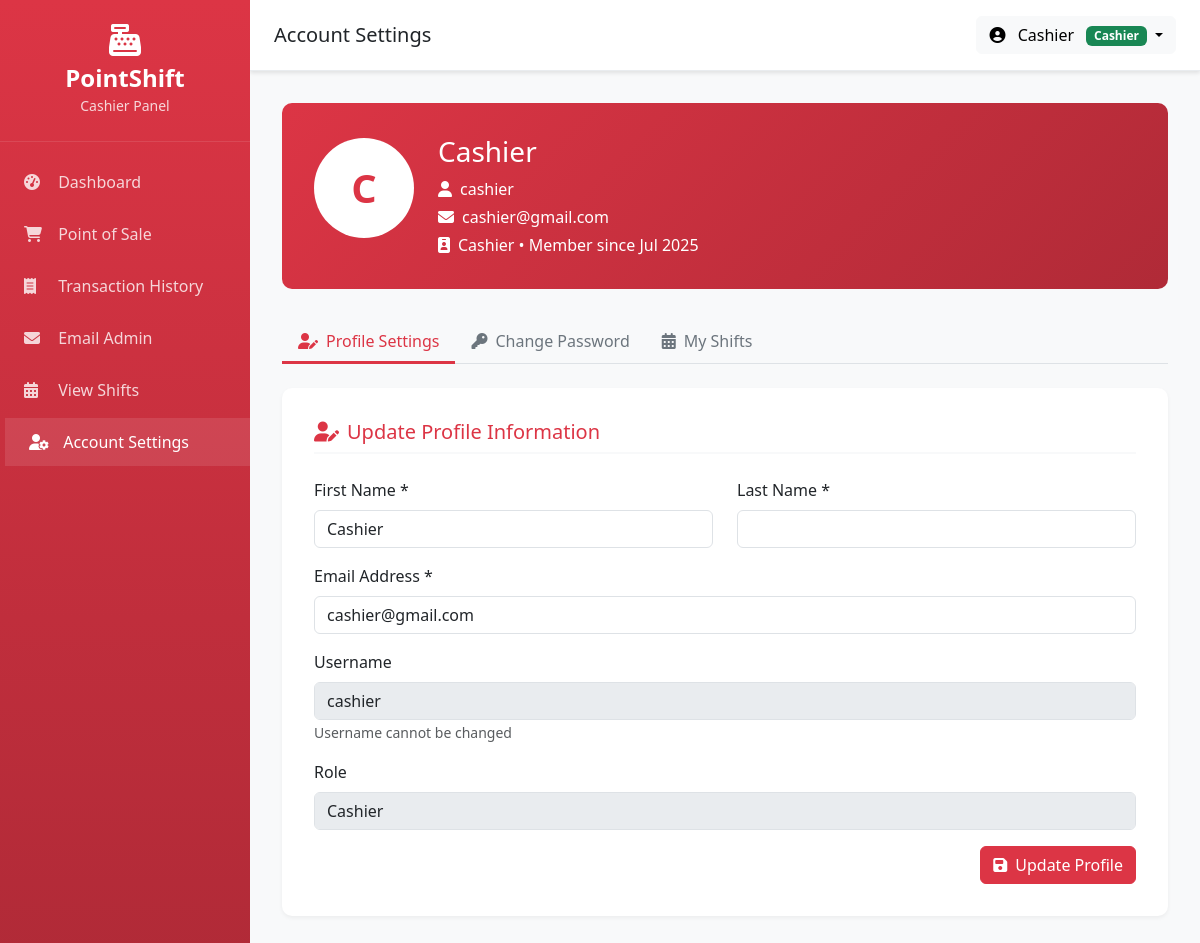
The app's page /cashier/account_settings.php (signed in) with its own data.
### tables this page shows
CREATE TABLE IF NOT EXISTS `users` (
  `id` int NOT NULL AUTO_INCREMENT,
  `username` varchar(50) NOT NULL,
  `email` varchar(100) NOT NULL,
  `password` varchar(255) NOT NULL,
  `role` enum('admin','staff','cashier') NOT NULL DEFAULT 'staff',
  `first_name` varchar(50) NOT NULL,
  `last_name` varchar(50) NOT NULL,
  `status` enum('active','inactive') DEFAULT 'active',
  `created_at` timestamp NULL DEFAULT CURRENT_TIMESTAMP,
  `updated_at` timestamp NULL DEFAULT CURRENT_TIMESTAMP ON UPDATE CURRENT_TIMESTAMP,
  PRIMARY KEY (`id`),
  UNIQUE KEY `username` (`username`),
  UNIQUE KEY `email` (`email`)
);

### cashier/account_settings.php (the view, shortened to what this page needs)
<?php
require_once '../config.php';
$current_user_id = $_SESSION['user_id'];
$stmt = $conn->prepare("SELECT username, email, first_name, last_name, role, created_at FROM users WHERE id = ?");
$stmt->bind_param("i", $current_user_id);
$stmt->execute();
$user_data = $stmt->get_result()->fetch_assoc();
?>
<div class="account-settings-container">
<div class="profile-header">
    <div class="row align-items-center">
        <div class="col-md-auto text-center text-md-start">
            <div class="profile-avatar">
                <?php echo strtoupper(substr($user_data['first_name'], 0, 1) . substr($user_data['last_name'], 0, 1)); ?>
            </div>
        </div>
        <div class="col-md text-center text-md-start">
            <h3 class="mb-2"><?php echo htmlspecialchars($user_data['first_name'] . ' ' . $user_data['last_name']); ?></h3>
            <p class="mb-1"><i class="fas fa-user me-2"></i><?php echo htmlspecialchars($user_data['username']); ?></p>
            <p class="mb-1"><i class="fas fa-envelope me-2"></i><?php echo htmlspecialchars($user_data['email']); ?></p>
            <p class="mb-0"><i class="fas fa-id-badge me-2"></i><?php echo ucfirst($user_data['role']); ?> • Member since <?php echo date('M Y', strtotime($user_data['created_at'])); ?></p>
        </div>
    </div>
</div>
<ul class="nav nav-tabs mb-4" role="tablist">
    <li class="nav-item" role="presentation">
        <button class="nav-link active" id="profile-tab" data-bs-toggle="tab" data-bs-target="#profile-settings" type="button" role="tab">
            <i class="fas fa-user-edit me-2"></i>Profile Settings
        </button>
    </li>
    <li class="nav-item" role="presentation">
        <button class="nav-link" id="password-tab" data-bs-toggle="tab" data-bs-target="#password-settings" type="button" role="tab">
            <i class="fas fa-key me-2"></i>Change Password
        </button>
    </li>
    <li class="nav-item" role="presentation">
        <button class="nav-link" id="shifts-tab" data-bs-toggle="tab" data-bs-target="#shifts-view" type="button" role="tab">
            <i class="fas fa-calendar-alt me-2"></i>My Shifts
        </button>
    </li>
</ul>
<div class="tab-content">
    <div class="tab-pane fade show active" id="profile-settings" role="tabpanel">
        <div class="settings-section">
            <h5><i class="fas fa-user-edit me-2"></i>Update Profile Information</h5>
            <form method="POST">
                <div class="row">
                    <div class="col-md-6 mb-3">
                        <label class="form-label">First Name *</label>
                        <input type="text" class="form-control" name="first_name" value="<?php echo htmlspecialchars($user_data['first_name']); ?>" required>
                    </div>
                    <div class="col-md-6 mb-3">
                        <label class="form-label">Last Name *</label>
                        <input type="text" class="form-control" name="last_name" value="<?php echo htmlspecialchars($user_data['last_name']); ?>" required>
                    </div>
                </div>
                <div class="mb-3">
                    <label class="form-label">Email Address *</label>
                    <input type="email" class="form-control" name="email" value="<?php echo htmlspecialchars($user_data['email']); ?>" required>
                </div>
                <div class="mb-3">
                    <label class="form-label">Username</label>
                    <input type="text" class="form-control" value="<?php echo htmlspecialchars($user_data['username']); ?>" readonly disabled>
                    <small class="text-muted">Username cannot be changed</small>
                </div>
                <div class="mb-3">
                    <label class="form-label">Role</label>
                    <input type="text" class="form-control" value="<?php echo ucfirst($user_data['role']); ?>" readonly disabled>
                </div>
                <div class="text-end">
                    <button type="submit" class="btn btn-danger">
                        <i class="fas fa-save me-2"></i>Update Profile
                    </button>
                </div>
            </form>
        </div>
    </div>
</div>
</div>
<?php
include 'views/layout.php';
?>

### cashier/views/layout.php (style rules this page uses)
body { background-color: #f8f9fa; font-family: 'Segoe UI', Tahoma, Geneva, Verdana, sans-serif; }

### cashier/account_settings.php (style rules this page uses)
.account-settings-container { padding: 2rem; max-width: 1400px; margin: 0 auto; overflow-y: auto; height: calc(100vh - 70px); }
.settings-section { background: white; border-radius: 10px; padding: 2rem; margin-bottom: 1.5rem; box-shadow: 0 2px 4px rgba(0,0,0,0.05); }
.settings-section h5 { color: #dc3545; margin-bottom: 1.5rem; padding-bottom: 0.5rem; border-bottom: 2px solid #f8f9fa; }
.profile-header { background: linear-gradient(135deg, #dc3545 0%, #b02a37 100%); color: white; padding: 2rem; border-radius: 10px; margin-bottom: 2rem; }
.profile-avatar { width: 100px; height: 100px; border-radius: 50%; background: white; display: flex; align-items: center; justify-content: center; font-size: 2.5rem; color: #dc3545; font-weight: bold; margin-bottom: 1rem; }
.nav-tabs .nav-link { color: #6c757d; border: none; border-bottom: 3px solid transparent; font-weight: 500; }
.nav-tabs .nav-link.active { color: #dc3545; border-bottom: 3px solid #dc3545; background: transparent; }

### records on screen
users: first_name+last_name "C", first_name+last_name "Cashier", username "cashier", email "cashier@gmail.com", role "Cashier", created_at "Jul 2025", first_name "Cashier"

### other values on screen
$page_title "Account Settings"
$firstName . ' ' . $lastName "Cashier"
